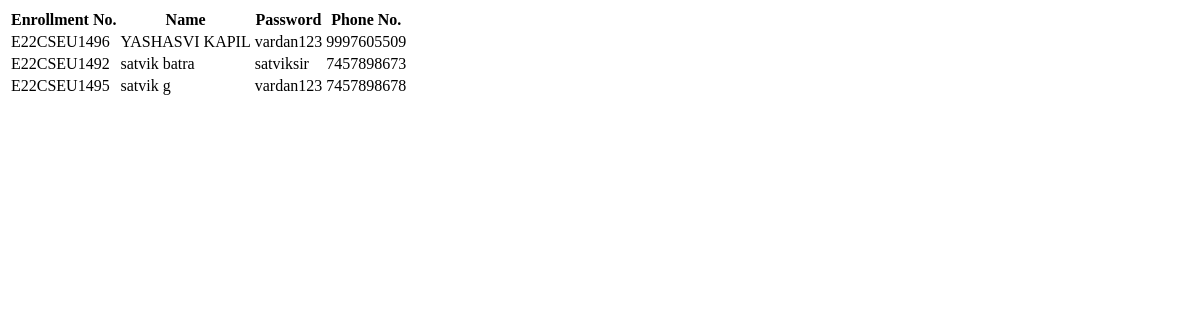
The app's page /table, older data.
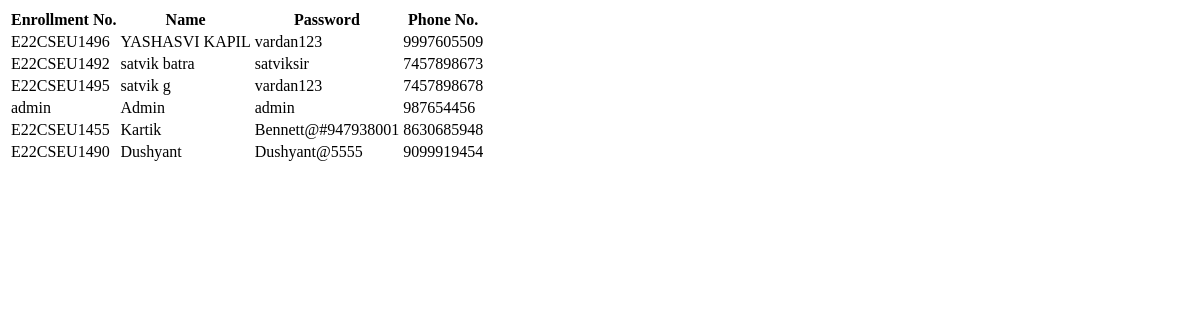
The same page, newer data.
### tables this page shows
CREATE TABLE USERS(
ID VARCHAR  PRIMARY KEY NOT NULL,
NAME VARCHAR NOT NULL,
PASSWORD VARCHAR NOT NULL,
MOBILE VARCHAR
);

### main/routes.py (the view)
@app.route("/table")
def table():
    db = sqlite3.connect("USERS.db")
    curr = db.cursor()
    curr.execute("select * from users")
    result = curr.fetchall()
    return render_template("table.html", items=result)

### main/templates/table.html (shortened to what this page needs)
<!DOCTYPE html>
<html lang="en">
  <head>
  </head>
  <body>
    <table>
      <tr>
        <th>Enrollment No.</th>
        <th>Name</th>
        <th>Password</th>
        <th>Phone No.</th>
      </tr>
      {% for i in items %}
      <tr>
        <td>{{ i[0] }}</td>
        <td>{{ i[1] }}</td>
        <td>{{ i[2] }}</td>
        <td>{{ i[3] }}</td>
      </tr>
      {% endfor %}
    </table>
  </body>
</html>

Row changes from the older to the newer data that the page shows:
added USERS: ID "admin", NAME "Admin", PASSWORD "admin", MOBILE "987654456"
added USERS: ID "E22CSEU1455", NAME "Kartik", PASSWORD "Bennett@#947938001", MOBILE "8630685948"
added USERS: ID "E22CSEU1490", NAME "Dushyant", PASSWORD "Dushyant@5555", MOBILE "9099919454"
